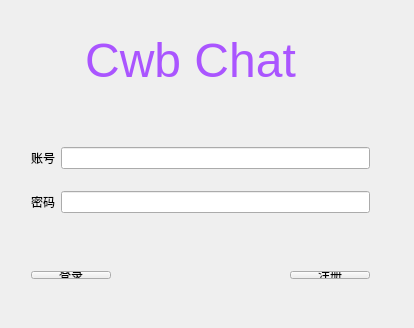
<?xml version="1.0" encoding="UTF-8"?>
<ui version="4.0">
 <class>Login</class>
 <widget class="QWidget" name="Login">
  <property name="geometry">
   <rect>
    <x>0</x>
    <y>0</y>
    <width>414</width>
    <height>328</height>
   </rect>
  </property>
  <property name="font">
   <font>
    <family>Microsoft YaHei UI</family>
   </font>
  </property>
  <property name="windowTitle">
   <string>Login</string>
  </property>
  <widget class="QLabel" name="label_3">
   <property name="geometry">
    <rect>
     <x>60</x>
     <y>20</y>
     <width>261</width>
     <height>81</height>
    </rect>
   </property>
   <property name="font">
    <font>
     <family>Microsoft YaHei UI</family>
     <weight>50</weight>
     <bold>false</bold>
    </font>
   </property>
   <property name="text">
    <string>&lt;html&gt;&lt;head/&gt;&lt;body&gt;&lt;p align=&quot;center&quot;&gt;&lt;span style=&quot; font-size:36pt; color:#aa55ff;&quot;&gt;Cwb Chat&lt;/span&gt;&lt;/p&gt;&lt;/body&gt;&lt;/html&gt;</string>
   </property>
  </widget>
  <widget class="QWidget" name="layoutWidget">
   <property name="geometry">
    <rect>
     <x>20</x>
     <y>260</y>
     <width>361</width>
     <height>30</height>
    </rect>
   </property>
   <layout class="QHBoxLayout" name="horizontalLayout">
    <item>
     <widget class="QPushButton" name="button_log">
      <property name="text">
       <string>登录</string>
      </property>
     </widget>
    </item>
    <item>
     <spacer name="horizontalSpacer">
      <property name="orientation">
       <enum>Qt::Horizontal</enum>
      </property>
      <property name="sizeHint" stdset="0">
       <size>
        <width>40</width>
        <height>20</height>
       </size>
      </property>
     </spacer>
    </item>
    <item>
     <widget class="QPushButton" name="button_register">
      <property name="text">
       <string>注册</string>
      </property>
     </widget>
    </item>
   </layout>
  </widget>
  <widget class="QWidget" name="layoutWidget">
   <property name="geometry">
    <rect>
     <x>20</x>
     <y>120</y>
     <width>361</width>
     <height>121</height>
    </rect>
   </property>
   <layout class="QGridLayout" name="gridLayout">
    <item row="0" column="1">
     <widget class="QLineEdit" name="lineEdit_id"/>
    </item>
    <item row="0" column="0">
     <widget class="QLabel" name="label_id">
      <property name="text">
       <string>账号</string>
      </property>
     </widget>
    </item>
    <item row="2" column="0">
     <widget class="QLabel" name="label_password">
      <property name="text">
       <string>密码</string>
      </property>
     </widget>
    </item>
    <item row="2" column="1">
     <widget class="QLineEdit" name="lineEdit_password"/>
    </item>
   </layout>
  </widget>
 </widget>
 <layoutdefault spacing="6" margin="11"/>
 <resources/>
 <connections/>
</ui>
